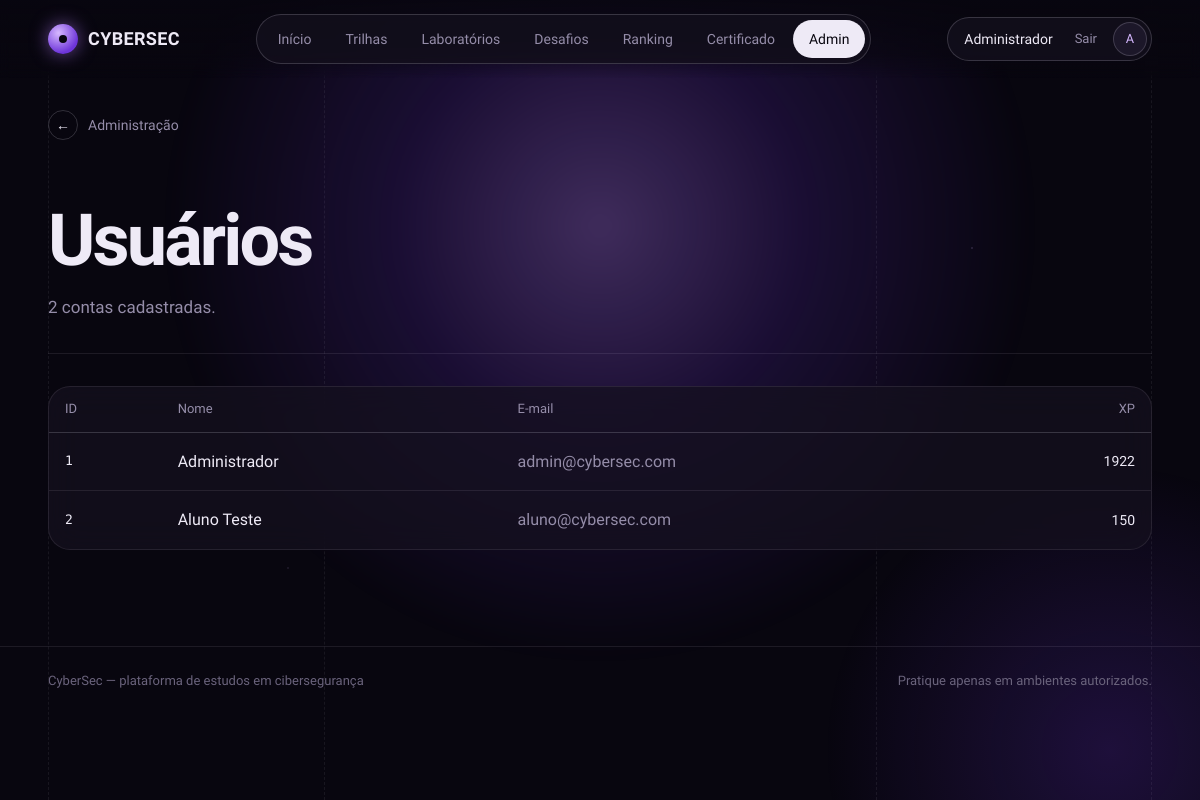
Screenshot of /public/admin/users (signed in) with the database file from the repository.
### tables this page shows
CREATE TABLE `users` (
  `id` int(11) NOT NULL AUTO_INCREMENT,
  `name` varchar(100) NOT NULL,
  `email` varchar(150) NOT NULL,
  `password` varchar(255) NOT NULL,
  `role` enum('user','admin') DEFAULT 'user',
  `photo` varchar(255) DEFAULT NULL,
  `xp` int(11) DEFAULT 0,
  `level_id` int(11) DEFAULT NULL,
  `created_at` timestamp NOT NULL DEFAULT current_timestamp(),
  `updated_at` timestamp NOT NULL DEFAULT current_timestamp() ON UPDATE current_timestamp(),
  PRIMARY KEY (`id`),
  UNIQUE KEY `email` (`email`),
  KEY `fk_user_level` (`level_id`),
  CONSTRAINT `fk_user_level` FOREIGN KEY (`level_id`) REFERENCES `levels` (`id`) ON DELETE SET NULL
);

### app/core/Controller.php (called while the page is built, shortened)
<?php
abstract class Controller
{
    protected function view(string $view, array $data = []): void
    {
        extract($data);
       $file = __DIR__ . '/../views/' . $view . '.php';
require_once $file;
    }
}

### app/controllers/AdminController.php (called while the page is built, shortened)
<?php
class AdminController extends Controller
{
    public function users(): void
    {
        $users = Database::getInstance()
            ->query("SELECT * FROM users")
            ->fetchAll();
        $this->view(
            'admin/users',
            [
                'users' => $users
            ]
        );
    }
}

### app/core/Router.php (called while the page is built, shortened)
<?php
class Router
{
    private array $routes = [];
    public function get(string $route, array $action): void
    {
        $this->routes['GET'][$route] = $action;
    }
    public function post(string $route, array $action): void
    {
        $this->routes['POST'][$route] = $action;
    }
    public function dispatch(): void
    {
        $method = $_SERVER['REQUEST_METHOD'];
        $uri = parse_url(
            $_SERVER['REQUEST_URI'],
            PHP_URL_PATH
        );
        $basePath = dirname(
            $_SERVER['SCRIPT_NAME']
        );
        $uri = str_replace($basePath, '', $uri);
        [$controllerName, $methodName] = $this->routes[$method][$uri];
        $controller = new $controllerName();
        $controller->$methodName();
    }
}

### public/index.php (called while the page is built, shortened)
<?php
$router = new Router();
$router->get('/', ['AuthController', 'login']);
$router->get('/login', ['AuthController', 'login']);
$router->post('/login', ['AuthController', 'authenticate']);
$router->get('/register', ['AuthController', 'register']);
$router->post('/register', ['AuthController', 'store']);
$router->post('/logout', ['AuthController', 'logout']);
$router->get('/certificate', [ 'CertificateController', 'index']);
$router->post('/certificate/generate',
['CertificateController','generate']);
$router->get('/lesson', ['LessonController', 'show']);
$router->post('/lesson/submit',['LessonController', 'submitQuiz']);
$router->get('/dashboard', ['DashboardController', 'index']);
$router->get('/profile', ['ProfileController', 'index']);
$router->post('/profile/update', ['ProfileController', 'update']);
$router->post('/profile/password', ['ProfileController', 'changePassword']);
$router->get('/challenges', ['ChallengeController', 'index']);
$router->get('/challenges/create', ['ChallengeController', 'create']);
$router->post('/challenges/store', ['ChallengeController', 'store']);
$router->get('/challenges/edit', ['ChallengeController', 'edit']);
$router->post('/challenges/update', ['ChallengeController', 'update']);
$router->post('/challenges/delete', ['ChallengeController', 'delete']);
$router->get('/challenge', ['ChallengeController', 'show']);
$router->post('/challenge/submit', ['ChallengeController', 'submitFlag']);
$router->get(
    '/paths',
    ['LearningPathController', 'index']
);
$router->get(
    '/path',
    ['LearningPathController', 'show']
);
$router->get(
    '/labs',
    ['LabController', 'index']
);
$router->get(
    '/lab',
    ['LabController', 'show']
);
$router->post(
    '/lab/submit',
    ['LabController', 'submit']
);
$router->get('/ranking', ['RankingController', 'index']);
$router->get('/admin', ['AdminController', 'dashboard']);
$router->get('/admin/users', ['AdminController', 'users']);
$router->get('/admin/challenges', ['AdminController', 'challenges']);
$router->get(
    '/admin/paths',
    ['AdminController', 'paths']
);
$router->get(
    '/admin/lessons',
    ['AdminController', 'lessons']
);
$router->get(
    '/admin/lessons/create',
    ['AdminController', 'createLesson']
);
$router->post(
    '/admin/lessons/store',
    ['AdminController', 'storeLesson']
);
$router->post(
    '/admin/lessons/delete',
    ['AdminController', 'deleteLesson']
);
$router->get(
    '/admin/questions',
    ['QuestionController', 'index']
);
$router->get(
    '/admin/questions/create',
    ['QuestionController', 'create']
);
$router->post(
    '/admin/questions/store',
    ['QuestionController', 'store']
);
$router->get(
    '/admin/questions/edit',
    ['QuestionController', 'edit']
);
$router->post(
    '/admin/questions/update',
    ['QuestionController', 'update']
);
$router->get(
    '/admin/paths/create',
    ['AdminController', 'createPath']
);
$router->post(
    '/admin/paths/store',
    ['AdminController', 'storePath']
);
$router->post(
    '/admin/paths/delete',
    ['AdminController', 'deletePath']
);
$router->get(
    '/admin/labs',
    ['AdminController', 'labs']
);
$router->get(
    '/admin/labs/create',
    ['AdminController', 'createLab']
);
$router->post(
    '/admin/labs/store',
    ['AdminController', 'storeLab']
);
$router->get(
    '/admin/labs/edit',
    ['AdminController', 'editLab']
);
$router->post(
    '/admin/labs/update',
    ['AdminController', 'updateLab']
);
$router->post(
    '/admin/labs/delete',
    ['AdminController', 'deleteLab']
);
$router->dispatch();

### app/core/Session.php (called while the page is built, shortened)
<?php
class Session
{
    public static function get(string $key): mixed
    {
        return $_SESSION[$key] ?? null;
    }
    public static function has(string $key): bool
    {
        return isset($_SESSION[$key]);
    }
}

### app/core/Auth.php (called while the page is built, shortened)
<?php
class Auth
{
    public static function check(): bool
    {
        return Session::has('user');
    }
    public static function user(): ?array
    {
        return Session::get('user');
    }
}

### app/core/Database.php (called while the page is built, shortened)
<?php
class Database
{
    private static ?PDO $instance = null;
    public static function getInstance(): PDO
    {
        if (self::$instance === null) {
            $dsn = "mysql:host=" . DB_HOST . ";dbname=" . DB_NAME . ";charset=utf8mb4";
            self::$instance = new PDO(
                $dsn,
                DB_USER,
                DB_PASS,
                [
                    PDO::ATTR_ERRMODE => PDO::ERRMODE_EXCEPTION,
                    PDO::ATTR_DEFAULT_FETCH_MODE => PDO::FETCH_ASSOC,
                    PDO::ATTR_EMULATE_PREPARES => false
                ]
            );
        }
        return self::$instance;
    }
}

### app/views/admin/users.php (the view, shortened to what this page needs)
<?php
require_once __DIR__ . '/../layouts/header.php';
?>
<main class="main-content">
    <?php $backHref = BASE_URL . '/admin'; $backLabel = 'Administração'; require __DIR__ . '/../layouts/back_button.php'; ?>
    <header class="page-head">
        <div>
            <h1 class="page-title">Usuários</h1>
            <p class="page-lead"><?= count($users) ?> contas cadastradas.</p>
        </div>
    </header>
    <div class="panel p-0">
        <div class="table-wrap">
            <table class="table">
                <thead>
                    <tr><th scope="col">ID</th><th scope="col">Nome</th><th scope="col">E-mail</th><th scope="col" class="text-end">XP</th></tr>
                </thead>
                <tbody>
                    <?php foreach ($users as $user): ?>
                        <tr>
                            <td class="tile-id"><?= (int) $user['id'] ?></td>
                            <td><?= htmlspecialchars($user['name']) ?></td>
                            <td class="text-secondary"><?= htmlspecialchars($user['email']) ?></td>
                            <td class="text-end xp"><?= (int) $user['xp'] ?></td>
                        </tr>
                    <?php endforeach; ?>
                </tbody>
            </table>
        </div>
    </div>
</main>
<?php require_once __DIR__ . '/../layouts/footer.php'; ?>

### app/views/layouts/header.php (shortened to what this page needs)
<?php
$__path = parse_url($_SERVER['REQUEST_URI'] ?? '/', PHP_URL_PATH) ?: '/';
$__base = rtrim(parse_url(BASE_URL, PHP_URL_PATH) ?: '', '/');
if ($__base !== '' && str_starts_with($__path, $__base)) {
    $__path = substr($__path, strlen($__base));
}
$__path = '/' . trim($__path, '/');
$__navItems = [
    ['/dashboard',   'Início',        ['/dashboard']],
    ['/paths',       'Trilhas',       ['/paths', '/path', '/lesson']],
    ['/labs',        'Laboratórios',  ['/labs', '/lab']],
    ['/challenges',  'Desafios',      ['/challenges', '/challenge']],
    ['/ranking',     'Ranking',       ['/ranking']],
    ['/certificate', 'Certificado',   ['/certificate']],
];
if (Auth::check() && Auth::isAdmin()) {
    $__navItems[] = ['/admin', 'Admin', ['/admin']];
}
$__isActive = function (array $prefixes) use ($__path): bool {
    foreach ($prefixes as $p) {
        if ($__path === $p || str_starts_with($__path, $p . '/')) {
            return true;
        }
    }
    return false;
};
$__user = Auth::user();
$__showNav = Auth::check() && empty($hideNav);
$__initials = '';
if ($__user) {
    $parts = preg_split('/\s+/', trim($__user['name'] ?? ''));
    $__initials = mb_strtoupper(mb_substr($parts[0] ?? '', 0, 1) . mb_substr(count($parts) > 1 ? end($parts) : '', 0, 1));
}
?>
<!DOCTYPE html>
<html lang="pt-BR" data-bs-theme="dark">
<head>
<link href="https://cdn.jsdelivr.net/npm/bootstrap@5.3.3/dist/css/bootstrap.min.css" rel="stylesheet">
<link rel="stylesheet" href="<?= BASE_URL ?>/assets/css/style.css?v=<?= @filemtime(__DIR__ . '/../../../public/assets/css/style.css') ?: time() ?>">
</head>
<body class="<?= htmlspecialchars($bodyClass ?? '') ?>">
<div class="atmosphere" aria-hidden="true">
    <div class="stars"></div>
    <div class="guides"><span></span><span></span><span></span></div>
</div>
<?php if ($__showNav): ?>
<header class="topbar" id="topbar">
    <a class="brand" href="<?= BASE_URL ?>/dashboard" aria-label="CyberSec, ir para o início">
        <span class="brand-mark" aria-hidden="true"></span>
        CYBERSEC
    </a>
    <nav class="pill-nav" id="mainNav" aria-label="Principal">
        <?php foreach ($__navItems as [$href, $label, $prefixes]): ?>
            <a href="<?= BASE_URL . $href ?>"
               class="<?= $__isActive($prefixes) ? 'active' : '' ?>"
               <?= $__isActive($prefixes) ? 'aria-current="page"' : '' ?>>
                <?= $label ?>
            </a>
        <?php endforeach; ?>
    </nav>
    <div class="user-pill">
        <span class="user-name"><?= htmlspecialchars($__user['name'] ?? '') ?></span>
        <form method="POST" action="<?= BASE_URL ?>/logout" class="logout-form">
            <button class="logout" type="submit">Sair</button>
        </form>
        <a href="<?= BASE_URL ?>/profile" aria-label="Meu perfil">
            <?php if (!empty($__user['photo'])): ?>
                <img class="avatar" src="<?= BASE_URL ?>/assets/uploads/profiles/<?= htmlspecialchars($__user['photo']) ?>" alt="">
            <?php else: ?>
                <span class="avatar"><?= htmlspecialchars($__initials) ?></span>
            <?php endif; ?>
        </a>
    </div>
</header>
<?php endif; ?>

### rows the page displays
users: name "Administrador", name "A", id "1", email "admin@cybersec.com", xp "1922"
users: id "2", name "Aluno Teste", email "aluno@cybersec.com", xp "150"

### other values shown
$label "Início"
$label "Trilhas"
$label "Laboratórios"
$label "Desafios"
$label "Ranking"
$label "Certificado"
$label "Admin"
$backLabel "Administração"
count($users) "2"
